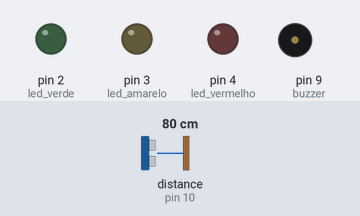
Bench run of a sketch on a simulated Arduino Uno, built with avr-gcc and run on an emulated ATmega328P. Parts: output pins drawn as LEDs (lit = HIGH), buzzer (waves = sounding). Wiring (inferred from the names in the program): ultrasonic range finder: trigger pin 11; echo pin 10. Inputs (shaded band) come from the test bench; at power-on: distance to the obstacle (sensor on pin 10) 80 cm. The echo pulse lasts 58.3 µs per cm; pins used as bus, display or sensor lines are not drawn.

Above: at 1.2 s.
1.3 s: distance to the obstacle (sensor on pin 10) set to 55 cm
2.8 s: distance to the obstacle (sensor on pin 10) set to 47 cm
At 3.7 s:
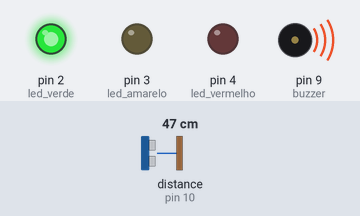
4.3 s: distance to the obstacle (sensor on pin 10) set to 44 cm
5.8 s: distance to the obstacle (sensor on pin 10) set to 41 cm
At 7.0 s:
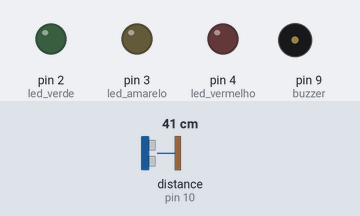
7.3 s: distance to the obstacle (sensor on pin 10) set to 35 cm
At 8.3 s:
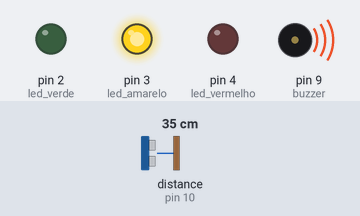
8.8 s: distance to the obstacle (sensor on pin 10) set to 31 cm
At 9.4 s:
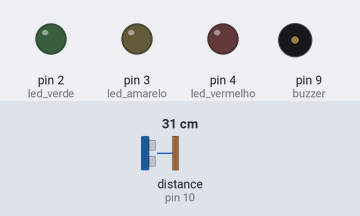
Timing chart, 0 to 11.3 s (numbered marks = the images above; inputs shaded):
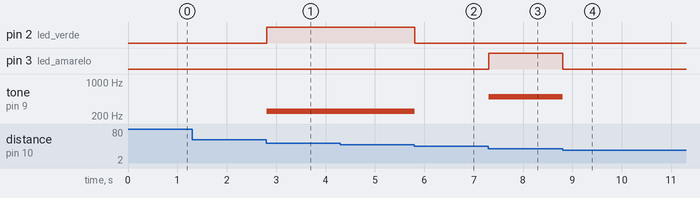

Measured:
- the behaviour switches between 52 and 51 cm on distance to the obstacle (sensor on pin 10) (found by bisection; images 0 and 1)
- the behaviour switches between 42 and 41 cm on distance to the obstacle (sensor on pin 10) (found by bisection; images 1 and 2)
- the behaviour switches between 32 and 31 cm on distance to the obstacle (sensor on pin 10) (found by bisection; images 3 and 4)
- after the input at 1.3 s, every drawn part: stays the same
- after the input at 2.8 s, pin 2 (led_verde): LOW → HIGH at once; tone on pin 9 (buzzer): silent → 250 Hz at once
- after the input at 4.3 s, every drawn part: stays the same
- after the input at 5.8 s, pin 2 (led_verde): HIGH → LOW at once; tone on pin 9 (buzzer): 250 Hz → silent at once
- after the input at 7.3 s, pin 3 (led_amarelo): LOW → HIGH at once; tone on pin 9 (buzzer): silent → 500 Hz at once
- after the input at 8.8 s, pin 3 (led_amarelo): HIGH → LOW at once; tone on pin 9 (buzzer): 500 Hz → silent at once

The sketch:

code.ino
```cpp
int led_vermelho = 4;   // Define o pino para o LED vermelho
int led_amarelo = 3;    // Define o pino para o LED amarelo
int led_verde = 2;      // Define o pino para o LED verde

int buzzer = 9;         // Define o pino para o buzzer
int sensor_ult_trig = 11; // Define o pino TRIG do sensor ultrassônico
int sensor_ult_echo = 10;  // Define o pino ECHO do sensor ultrassônico

void setup() {
  // Configura todos os LEDs como saída
  pinMode(led_vermelho, OUTPUT);
  pinMode(led_amarelo, OUTPUT);
  pinMode(led_verde, OUTPUT);

  // Configura o buzzer como saída
  pinMode(buzzer, OUTPUT);

  // Inicializa os pinos do sensor ultrassônico (para uso posterior)
  pinMode(sensor_ult_trig, OUTPUT);
  pinMode(sensor_ult_echo, INPUT);
}

void loop() {
  long duration, distance; // Declara variáveis para armazenar a duração do pulso e a distância

  // Limpa o pino do TRIG antes de enviar um novo pulso
  digitalWrite(sensor_ult_trig, LOW);
  delayMicroseconds(2); // Aguarda 2 microsegundos

  // Envia um pulso de 10 microsegundos para o TRIG
  digitalWrite(sensor_ult_trig, HIGH);
  delayMicroseconds(10);
  digitalWrite(sensor_ult_trig, LOW);

  // Lê a duração do pulso no pino ECHO
  duration = pulseIn(sensor_ult_echo, HIGH);

  // Calcula a distância em centímetros
  distance = duration * 0.034 / 2; // Fórmula: distância = (tempo * velocidade do som) / 2

  Serial.print("Distância: "); // Imprime a distância no console serial
  Serial.print(distance);
  Serial.print(" cm");

  // Controla os LEDs e o buzzer com base na distância
  if (distance < 51 && distance > 40) {
    digitalWrite(led_vermelho, LOW);   // Desliga o LED vermelho
    digitalWrite(led_amarelo, LOW);    // Desliga o LED amarelo
    digitalWrite(led_verde, HIGH);     // Liga o LED verde
    tone(buzzer, 250);                  // Emite um som de 250 Hz
  } else if (distance < 39 && distance > 30) {
    digitalWrite(led_vermelho, LOW);   // Desliga o LED vermelho
    digitalWrite(led_amarelo, HIGH);   // Liga o LED amarelo
    digitalWrite(led_verde, LOW);      // Desliga o LED verde
    tone(buzzer, 500);                  // Emite um som de 500 Hz
  } else if (distance < 29 && distance > 20) {
    digitalWrite(led_vermelho, HIGH);  // Liga o LED vermelho
    digitalWrite(led_amarelo, LOW);    // Desliga o LED amarelo
    digitalWrite(led_verde, LOW);      // Desliga o LED verde
    tone(buzzer, 1000);                 // Emite um som de 1000 Hz
  } else {
    digitalWrite(led_vermelho, LOW);   // Desliga todos os LEDs
    digitalWrite(led_amarelo, LOW);
    digitalWrite(led_verde, LOW);
    noTone(buzzer);                    // Desliga o buzzer
  }
}
```
